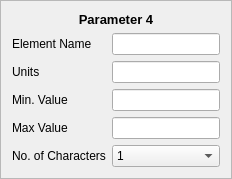
        <widget class="QFrame" name="frameParameter_4">
         <property name="frameShape">
          <enum>QFrame::StyledPanel</enum>
         </property>
         <property name="frameShadow">
          <enum>QFrame::Raised</enum>
         </property>
         <layout class="QFormLayout" name="formLayout_6">
          <item row="1" column="0">
           <widget class="QLabel" name="label_26">
            <property name="text">
             <string>Element Name</string>
            </property>
           </widget>
          </item>
          <item row="1" column="1">
           <widget class="QLineEdit" name="lineEdit_21"/>
          </item>
          <item row="2" column="0">
           <widget class="QLabel" name="label_27">
            <property name="text">
             <string>Units</string>
            </property>
           </widget>
          </item>
          <item row="2" column="1">
           <widget class="QLineEdit" name="lineEdit_22"/>
          </item>
          <item row="3" column="0">
           <widget class="QLabel" name="label_28">
            <property name="text">
             <string>Min. Value</string>
            </property>
           </widget>
          </item>
          <item row="3" column="1">
           <widget class="QLineEdit" name="lineEdit_23"/>
          </item>
          <item row="4" column="0">
           <widget class="QLabel" name="label_29">
            <property name="text">
             <string>Max Value</string>
            </property>
           </widget>
          </item>
          <item row="4" column="1">
           <widget class="QLineEdit" name="lineEdit_24"/>
          </item>
          <item row="5" column="0">
           <widget class="QLabel" name="label_30">
            <property name="text">
             <string>No. of Characters</string>
            </property>
           </widget>
          </item>
          <item row="5" column="1">
           <widget class="QComboBox" name="comboBox_6">
            <item>
             <property name="text">
              <string>1</string>
             </property>
            </item>
            <item>
             <property name="text">
              <string>2</string>
             </property>
            </item>
            <item>
             <property name="text">
              <string>3</string>
             </property>
            </item>
            <item>
             <property name="text">
              <string>4</string>
             </property>
            </item>
            <item>
             <property name="text">
              <string>5</string>
             </property>
            </item>
            <item>
             <property name="text">
              <string>6</string>
             </property>
            </item>
            <item>
             <property name="text">
              <string>7</string>
             </property>
            </item>
            <item>
             <property name="text">
              <string>8</string>
             </property>
            </item>
            <item>
             <property name="text">
              <string>9</string>
             </property>
            </item>
            <item>
             <property name="text">
              <string>10</string>
             </property>
            </item>
            <item>
             <property name="text">
              <string>11</string>
             </property>
            </item>
            <item>
             <property name="text">
              <string>12</string>
             </property>
            </item>
            <item>
             <property name="text">
              <string>13</string>
             </property>
            </item>
            <item>
             <property name="text">
              <string>14</string>
             </property>
            </item>
            <item>
             <property name="text">
              <string>15</string>
             </property>
            </item>
            <item>
             <property name="text">
              <string>16</string>
             </property>
            </item>
            <item>
             <property name="text">
              <string>17</string>
             </property>
            </item>
            <item>
             <property name="text">
              <string>18</string>
             </property>
            </item>
            <item>
             <property name="text">
              <string>19</string>
             </property>
            </item>
            <item>
             <property name="text">
              <string>20</string>
             </property>
            </item>
            <item>
             <property name="text">
              <string>21</string>
             </property>
            </item>
            <item>
             <property name="text">
              <string>22</string>
             </property>
            </item>
            <item>
             <property name="text">
              <string>23</string>
             </property>
            </item>
            <item>
             <property name="text">
              <string>24</string>
             </property>
            </item>
            <item>
             <property name="text">
              <string>25</string>
             </property>
            </item>
            <item>
             <property name="text">
              <string>26</string>
             </property>
            </item>
            <item>
             <property name="text">
              <string>27</string>
             </property>
            </item>
            <item>
             <property name="text">
              <string>28</string>
             </property>
            </item>
            <item>
             <property name="text">
              <string>29</string>
             </property>
            </item>
            <item>
             <property name="text">
              <string>30</string>
             </property>
            </item>
           </widget>
          </item>
          <item row="0" column="0" colspan="2">
           <widget class="QLabel" name="label_43">
            <property name="text">
             <string>&lt;html&gt;&lt;head/&gt;&lt;body&gt;&lt;p align=&quot;center&quot;&gt;&lt;span style=&quot; font-size:10pt; font-weight:600;&quot;&gt;Parameter 4&lt;/span&gt;&lt;/p&gt;&lt;/body&gt;&lt;/html&gt;</string>
            </property>
           </widget>
          </item>
         </layout>
        </widget>
